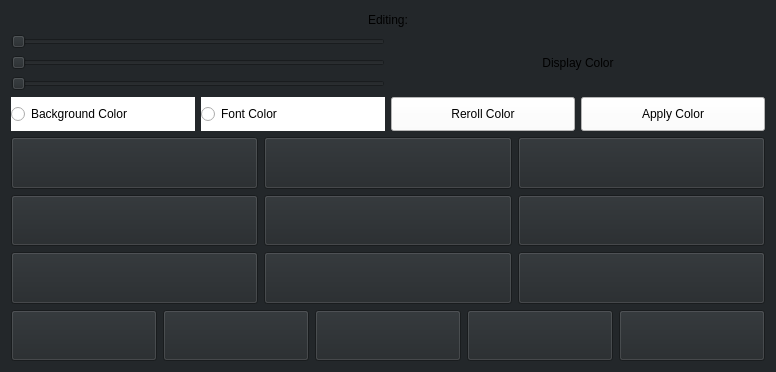
<?xml version="1.0" encoding="UTF-8"?>
<ui version="4.0">
 <class>Editwindow</class>
 <widget class="QWidget" name="Editwindow">
  <property name="geometry">
   <rect>
    <x>0</x>
    <y>0</y>
    <width>776</width>
    <height>372</height>
   </rect>
  </property>
  <property name="windowTitle">
   <string>Edit</string>
  </property>
  <property name="styleSheet">
   <string notr="true">background-color: rgb(35,39,42);</string>
  </property>
  <layout class="QVBoxLayout" name="verticalLayout" stretch="1,3,2,3,3,3,3">
   <item>
    <widget class="QLabel" name="label">
     <property name="text">
      <string>Editing:</string>
     </property>
     <property name="alignment">
      <set>Qt::AlignCenter</set>
     </property>
    </widget>
   </item>
   <item>
    <layout class="QHBoxLayout" name="horizontalLayout" stretch="1,1">
     <item>
      <layout class="QVBoxLayout" name="verticalLayout_2" stretch="1,1,1">
       <item>
        <widget class="QSlider" name="sliderR">
         <property name="sizePolicy">
          <sizepolicy hsizetype="Preferred" vsizetype="Preferred">
           <horstretch>0</horstretch>
           <verstretch>0</verstretch>
          </sizepolicy>
         </property>
         <property name="maximum">
          <number>255</number>
         </property>
         <property name="orientation">
          <enum>Qt::Horizontal</enum>
         </property>
        </widget>
       </item>
       <item>
        <widget class="QSlider" name="sliderG">
         <property name="sizePolicy">
          <sizepolicy hsizetype="Preferred" vsizetype="Preferred">
           <horstretch>0</horstretch>
           <verstretch>0</verstretch>
          </sizepolicy>
         </property>
         <property name="maximum">
          <number>255</number>
         </property>
         <property name="orientation">
          <enum>Qt::Horizontal</enum>
         </property>
        </widget>
       </item>
       <item>
        <widget class="QSlider" name="sliderB">
         <property name="sizePolicy">
          <sizepolicy hsizetype="Preferred" vsizetype="Preferred">
           <horstretch>0</horstretch>
           <verstretch>0</verstretch>
          </sizepolicy>
         </property>
         <property name="maximum">
          <number>255</number>
         </property>
         <property name="orientation">
          <enum>Qt::Horizontal</enum>
         </property>
        </widget>
       </item>
      </layout>
     </item>
     <item>
      <widget class="QLabel" name="displayColor">
       <property name="text">
        <string>Display Color</string>
       </property>
       <property name="alignment">
        <set>Qt::AlignCenter</set>
       </property>
      </widget>
     </item>
    </layout>
   </item>
   <item>
    <layout class="QHBoxLayout" name="horizontalLayout_5" stretch="1,1,1,1">
     <item>
      <widget class="QRadioButton" name="radioBackground">
       <property name="sizePolicy">
        <sizepolicy hsizetype="Preferred" vsizetype="Preferred">
         <horstretch>0</horstretch>
         <verstretch>0</verstretch>
        </sizepolicy>
       </property>
       <property name="styleSheet">
        <string notr="true">background-color:White;</string>
       </property>
       <property name="text">
        <string>Background Color</string>
       </property>
      </widget>
     </item>
     <item>
      <widget class="QRadioButton" name="radioFont">
       <property name="sizePolicy">
        <sizepolicy hsizetype="Preferred" vsizetype="Preferred">
         <horstretch>0</horstretch>
         <verstretch>0</verstretch>
        </sizepolicy>
       </property>
       <property name="styleSheet">
        <string notr="true">background-color:White;</string>
       </property>
       <property name="text">
        <string>Font Color</string>
       </property>
      </widget>
     </item>
     <item>
      <widget class="QPushButton" name="rerollButton">
       <property name="sizePolicy">
        <sizepolicy hsizetype="Preferred" vsizetype="Preferred">
         <horstretch>0</horstretch>
         <verstretch>0</verstretch>
        </sizepolicy>
       </property>
       <property name="styleSheet">
        <string notr="true">background-color:White;</string>
       </property>
       <property name="text">
        <string>Reroll Color</string>
       </property>
      </widget>
     </item>
     <item>
      <widget class="QPushButton" name="applyButton">
       <property name="sizePolicy">
        <sizepolicy hsizetype="Preferred" vsizetype="Preferred">
         <horstretch>0</horstretch>
         <verstretch>0</verstretch>
        </sizepolicy>
       </property>
       <property name="styleSheet">
        <string notr="true">background-color:White;</string>
       </property>
       <property name="text">
        <string>Apply Color</string>
       </property>
      </widget>
     </item>
    </layout>
   </item>
   <item>
    <layout class="QHBoxLayout" name="horizontalLayout_2" stretch="1,1,1">
     <item>
      <widget class="QPushButton" name="button1">
       <property name="sizePolicy">
        <sizepolicy hsizetype="Preferred" vsizetype="Preferred">
         <horstretch>0</horstretch>
         <verstretch>0</verstretch>
        </sizepolicy>
       </property>
       <property name="text">
        <string/>
       </property>
      </widget>
     </item>
     <item>
      <widget class="QPushButton" name="button2">
       <property name="sizePolicy">
        <sizepolicy hsizetype="Preferred" vsizetype="Preferred">
         <horstretch>0</horstretch>
         <verstretch>0</verstretch>
        </sizepolicy>
       </property>
       <property name="text">
        <string/>
       </property>
      </widget>
     </item>
     <item>
      <widget class="QPushButton" name="button3">
       <property name="sizePolicy">
        <sizepolicy hsizetype="Preferred" vsizetype="Preferred">
         <horstretch>0</horstretch>
         <verstretch>0</verstretch>
        </sizepolicy>
       </property>
       <property name="text">
        <string/>
       </property>
      </widget>
     </item>
    </layout>
   </item>
   <item>
    <layout class="QHBoxLayout" name="horizontalLayout_3" stretch="1,1,1">
     <item>
      <widget class="QPushButton" name="button4">
       <property name="sizePolicy">
        <sizepolicy hsizetype="Preferred" vsizetype="Preferred">
         <horstretch>0</horstretch>
         <verstretch>0</verstretch>
        </sizepolicy>
       </property>
       <property name="text">
        <string/>
       </property>
      </widget>
     </item>
     <item>
      <widget class="QPushButton" name="button5">
       <property name="sizePolicy">
        <sizepolicy hsizetype="Preferred" vsizetype="Preferred">
         <horstretch>0</horstretch>
         <verstretch>0</verstretch>
        </sizepolicy>
       </property>
       <property name="text">
        <string/>
       </property>
      </widget>
     </item>
     <item>
      <widget class="QPushButton" name="button6">
       <property name="sizePolicy">
        <sizepolicy hsizetype="Preferred" vsizetype="Preferred">
         <horstretch>0</horstretch>
         <verstretch>0</verstretch>
        </sizepolicy>
       </property>
       <property name="text">
        <string/>
       </property>
      </widget>
     </item>
    </layout>
   </item>
   <item>
    <layout class="QHBoxLayout" name="horizontalLayout_4" stretch="1,1,1">
     <item>
      <widget class="QPushButton" name="button7">
       <property name="sizePolicy">
        <sizepolicy hsizetype="Preferred" vsizetype="Preferred">
         <horstretch>0</horstretch>
         <verstretch>0</verstretch>
        </sizepolicy>
       </property>
       <property name="text">
        <string/>
       </property>
      </widget>
     </item>
     <item>
      <widget class="QPushButton" name="button8">
       <property name="sizePolicy">
        <sizepolicy hsizetype="Preferred" vsizetype="Preferred">
         <horstretch>0</horstretch>
         <verstretch>0</verstretch>
        </sizepolicy>
       </property>
       <property name="text">
        <string/>
       </property>
      </widget>
     </item>
     <item>
      <widget class="QPushButton" name="button9">
       <property name="sizePolicy">
        <sizepolicy hsizetype="Preferred" vsizetype="Preferred">
         <horstretch>0</horstretch>
         <verstretch>0</verstretch>
        </sizepolicy>
       </property>
       <property name="text">
        <string/>
       </property>
      </widget>
     </item>
    </layout>
   </item>
   <item>
    <layout class="QHBoxLayout" name="horizontalLayout_6">
     <item>
      <widget class="QPushButton" name="buttonBlue">
       <property name="sizePolicy">
        <sizepolicy hsizetype="Preferred" vsizetype="Preferred">
         <horstretch>0</horstretch>
         <verstretch>0</verstretch>
        </sizepolicy>
       </property>
       <property name="text">
        <string/>
       </property>
      </widget>
     </item>
     <item>
      <widget class="QPushButton" name="buttonBlack">
       <property name="sizePolicy">
        <sizepolicy hsizetype="Preferred" vsizetype="Preferred">
         <horstretch>0</horstretch>
         <verstretch>0</verstretch>
        </sizepolicy>
       </property>
       <property name="text">
        <string/>
       </property>
      </widget>
     </item>
     <item>
      <widget class="QPushButton" name="buttonRed">
       <property name="sizePolicy">
        <sizepolicy hsizetype="Preferred" vsizetype="Preferred">
         <horstretch>0</horstretch>
         <verstretch>0</verstretch>
        </sizepolicy>
       </property>
       <property name="text">
        <string/>
       </property>
      </widget>
     </item>
     <item>
      <widget class="QPushButton" name="buttonWhite">
       <property name="sizePolicy">
        <sizepolicy hsizetype="Preferred" vsizetype="Preferred">
         <horstretch>0</horstretch>
         <verstretch>0</verstretch>
        </sizepolicy>
       </property>
       <property name="text">
        <string/>
       </property>
      </widget>
     </item>
     <item>
      <widget class="QPushButton" name="buttonGreen">
       <property name="sizePolicy">
        <sizepolicy hsizetype="Preferred" vsizetype="Preferred">
         <horstretch>0</horstretch>
         <verstretch>0</verstretch>
        </sizepolicy>
       </property>
       <property name="text">
        <string/>
       </property>
      </widget>
     </item>
    </layout>
   </item>
  </layout>
 </widget>
 <resources/>
 <connections/>
</ui>
